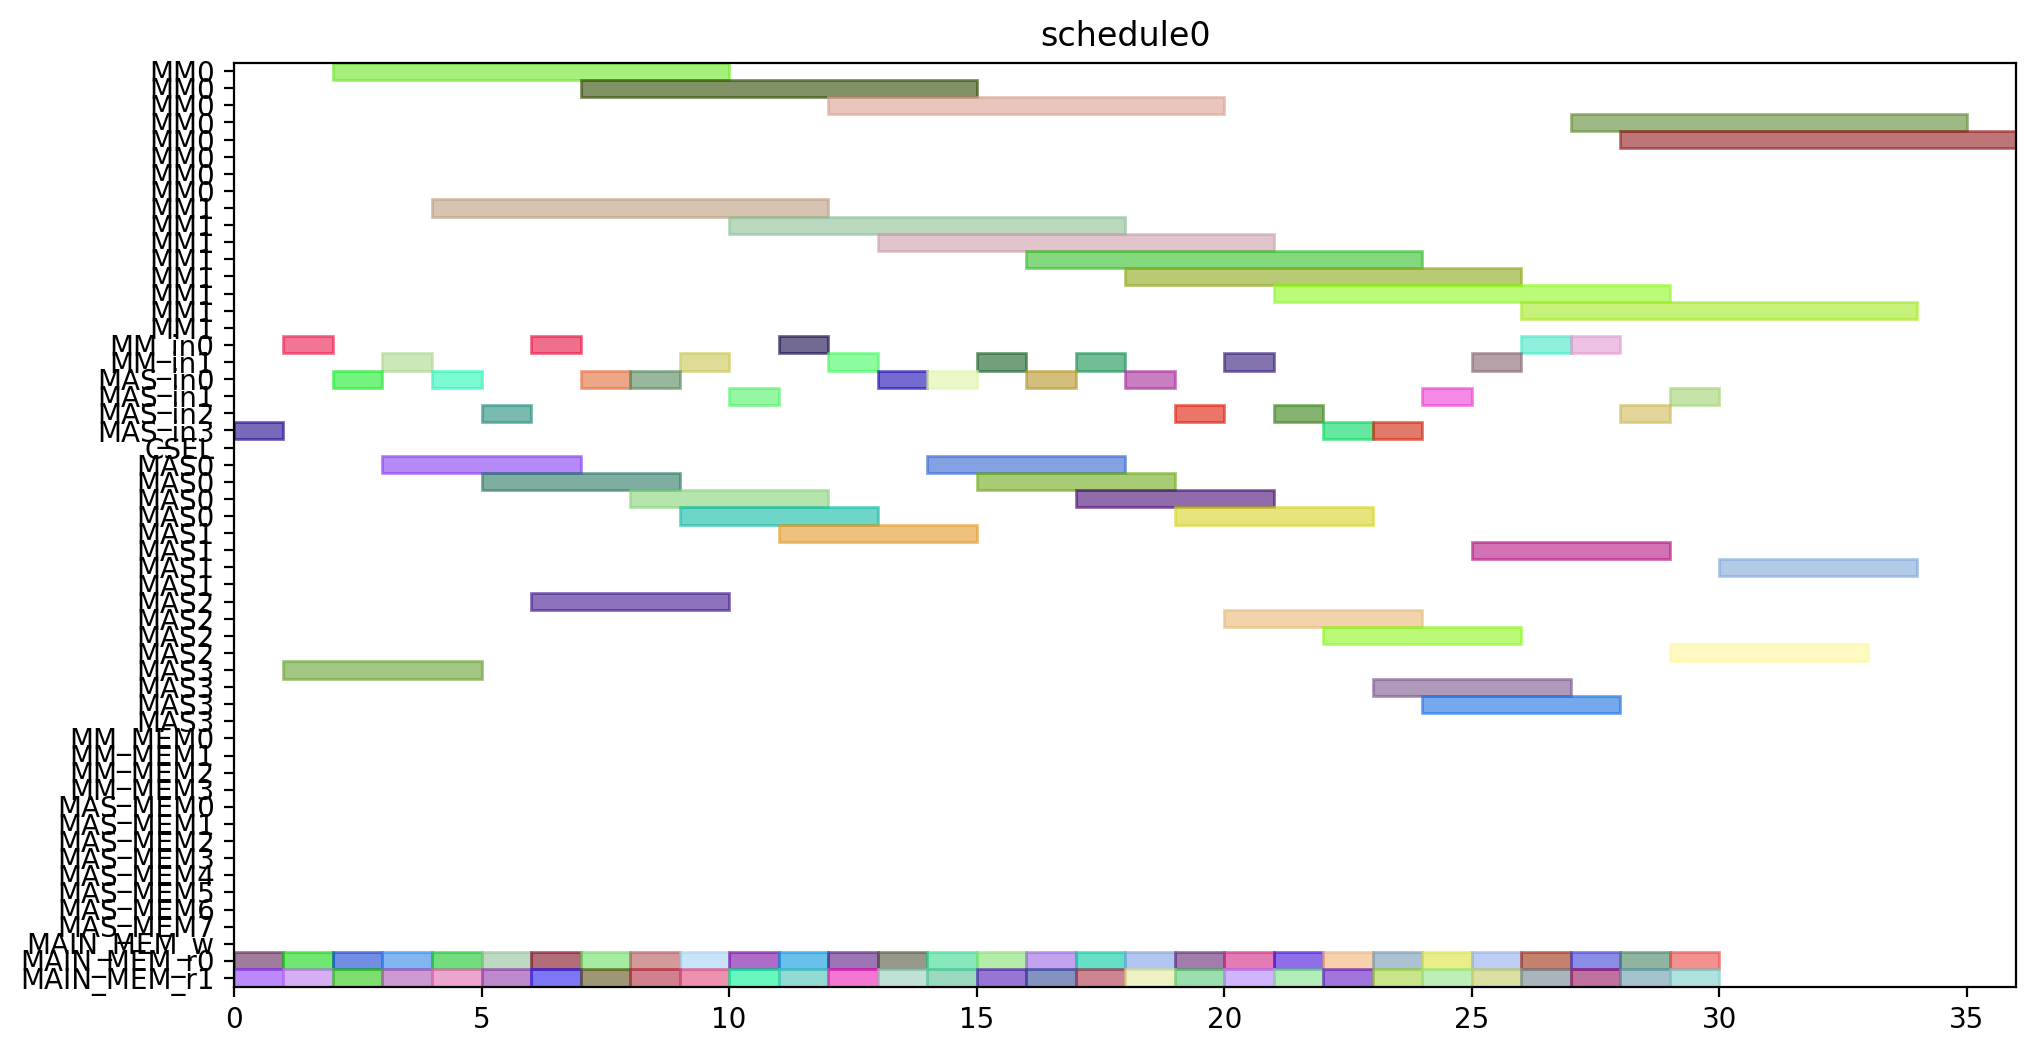

Recreate this plot in Python.
from pyschedule import Scenario, solvers, plotters, alt


def solve():
	horizon = 120
	S = Scenario("schedule0", horizon=horizon)

	# resource
	MM = S.Resources('MM', num=2, size=8)
	MM_in = S.Resources('MM_in', num=2)
	MAS_in = S.Resources('MAS_in', num=4)
	CSEL = S.Resource('CSEL')
	MAS = S.Resources('MAS', num=4, size=4, periods=range(1, horizon))
	MM_MEM = S.Resources('MM_MEM', num=4)
	MAS_MEM = S.Resources('MAS_MEM', num=8)
	MAIN_MEM_w = S.Resource('MAIN_MEM_w', size=1)
	MAIN_MEM_r = S.Resources('MAIN_MEM_r', num=2)

	# result of previous scheduling

	# new tasks
	T1_t0 = S.Task('T1_t0', length=4, delay_cost=1)
	T1_t0 += alt(MAS)
	T1_t0_in = S.Task('T1_t0_in', length=1, delay_cost=1)
	T1_t0_in += alt(MAS_in)
	S += T1_t0_in*MAS_in[0]<=T1_t0*MAS[0]

	S += T1_t0_in*MAS_in[1]<=T1_t0*MAS[1]

	S += T1_t0_in*MAS_in[2]<=T1_t0*MAS[2]

	S += T1_t0_in*MAS_in[3]<=T1_t0*MAS[3]

	T1_t0_mem0 = S.Task('T1_t0_mem0', length=1, delay_cost=1)
	T1_t0_mem0 += MAIN_MEM_r[0]
	S += T1_t0_mem0 <= T1_t0

	T1_t0_mem1 = S.Task('T1_t0_mem1', length=1, delay_cost=1)
	T1_t0_mem1 += MAIN_MEM_r[1]
	S += T1_t0_mem1 <= T1_t0

	T1_t1 = S.Task('T1_t1', length=4, delay_cost=1)
	T1_t1 += alt(MAS)
	T1_t1_in = S.Task('T1_t1_in', length=1, delay_cost=1)
	T1_t1_in += alt(MAS_in)
	S += T1_t1_in*MAS_in[0]<=T1_t1*MAS[0]

	S += T1_t1_in*MAS_in[1]<=T1_t1*MAS[1]

	S += T1_t1_in*MAS_in[2]<=T1_t1*MAS[2]

	S += T1_t1_in*MAS_in[3]<=T1_t1*MAS[3]

	T1_t1_mem0 = S.Task('T1_t1_mem0', length=1, delay_cost=1)
	T1_t1_mem0 += MAIN_MEM_r[0]
	S += T1_t1_mem0 <= T1_t1

	T1_t1_mem1 = S.Task('T1_t1_mem1', length=1, delay_cost=1)
	T1_t1_mem1 += MAIN_MEM_r[1]
	S += T1_t1_mem1 <= T1_t1

	T1_t3 = S.Task('T1_t3', length=8, delay_cost=1)
	T1_t3 += alt(MM)
	T1_t3_in = S.Task('T1_t3_in', length=1, delay_cost=1)
	T1_t3_in += alt(MM_in)
	S += T1_t3_in*MM_in[0]<=T1_t3*MM[0]
	S += T1_t3_in*MM_in[1]<=T1_t3*MM[1]
	T1_t3_mem0 = S.Task('T1_t3_mem0', length=1, delay_cost=1)
	T1_t3_mem0 += MAIN_MEM_r[0]
	S += T1_t3_mem0 <= T1_t3

	T1_t3_mem1 = S.Task('T1_t3_mem1', length=1, delay_cost=1)
	T1_t3_mem1 += MAIN_MEM_r[1]
	S += T1_t3_mem1 <= T1_t3

	T2_t0 = S.Task('T2_t0', length=8, delay_cost=1)
	T2_t0 += alt(MM)
	T2_t0_in = S.Task('T2_t0_in', length=1, delay_cost=1)
	T2_t0_in += alt(MM_in)
	S += T2_t0_in*MM_in[0]<=T2_t0*MM[0]
	S += T2_t0_in*MM_in[1]<=T2_t0*MM[1]
	T2_t0_mem0 = S.Task('T2_t0_mem0', length=1, delay_cost=1)
	T2_t0_mem0 += MAIN_MEM_r[0]
	S += T2_t0_mem0 <= T2_t0

	T2_t0_mem1 = S.Task('T2_t0_mem1', length=1, delay_cost=1)
	T2_t0_mem1 += MAIN_MEM_r[1]
	S += T2_t0_mem1 <= T2_t0

	T2_t1 = S.Task('T2_t1', length=8, delay_cost=1)
	T2_t1 += alt(MM)
	T2_t1_in = S.Task('T2_t1_in', length=1, delay_cost=1)
	T2_t1_in += alt(MM_in)
	S += T2_t1_in*MM_in[0]<=T2_t1*MM[0]
	S += T2_t1_in*MM_in[1]<=T2_t1*MM[1]
	T2_t1_mem0 = S.Task('T2_t1_mem0', length=1, delay_cost=1)
	T2_t1_mem0 += MAIN_MEM_r[0]
	S += T2_t1_mem0 <= T2_t1

	T2_t1_mem1 = S.Task('T2_t1_mem1', length=1, delay_cost=1)
	T2_t1_mem1 += MAIN_MEM_r[1]
	S += T2_t1_mem1 <= T2_t1

	T2_t2 = S.Task('T2_t2', length=4, delay_cost=1)
	T2_t2 += alt(MAS)
	T2_t2_in = S.Task('T2_t2_in', length=1, delay_cost=1)
	T2_t2_in += alt(MAS_in)
	S += T2_t2_in*MAS_in[0]<=T2_t2*MAS[0]

	S += T2_t2_in*MAS_in[1]<=T2_t2*MAS[1]

	S += T2_t2_in*MAS_in[2]<=T2_t2*MAS[2]

	S += T2_t2_in*MAS_in[3]<=T2_t2*MAS[3]

	T2_t2_mem0 = S.Task('T2_t2_mem0', length=1, delay_cost=1)
	T2_t2_mem0 += MAIN_MEM_r[0]
	S += T2_t2_mem0 <= T2_t2

	T2_t2_mem1 = S.Task('T2_t2_mem1', length=1, delay_cost=1)
	T2_t2_mem1 += MAIN_MEM_r[1]
	S += T2_t2_mem1 <= T2_t2

	T2_t3 = S.Task('T2_t3', length=4, delay_cost=1)
	T2_t3 += alt(MAS)
	T2_t3_in = S.Task('T2_t3_in', length=1, delay_cost=1)
	T2_t3_in += alt(MAS_in)
	S += T2_t3_in*MAS_in[0]<=T2_t3*MAS[0]

	S += T2_t3_in*MAS_in[1]<=T2_t3*MAS[1]

	S += T2_t3_in*MAS_in[2]<=T2_t3*MAS[2]

	S += T2_t3_in*MAS_in[3]<=T2_t3*MAS[3]

	T2_t3_mem0 = S.Task('T2_t3_mem0', length=1, delay_cost=1)
	T2_t3_mem0 += MAIN_MEM_r[0]
	S += T2_t3_mem0 <= T2_t3

	T2_t3_mem1 = S.Task('T2_t3_mem1', length=1, delay_cost=1)
	T2_t3_mem1 += MAIN_MEM_r[1]
	S += T2_t3_mem1 <= T2_t3

	T3_t0 = S.Task('T3_t0', length=8, delay_cost=1)
	T3_t0 += alt(MM)
	T3_t0_in = S.Task('T3_t0_in', length=1, delay_cost=1)
	T3_t0_in += alt(MM_in)
	S += T3_t0_in*MM_in[0]<=T3_t0*MM[0]
	S += T3_t0_in*MM_in[1]<=T3_t0*MM[1]
	T3_t0_mem0 = S.Task('T3_t0_mem0', length=1, delay_cost=1)
	T3_t0_mem0 += MAIN_MEM_r[0]
	S += T3_t0_mem0 <= T3_t0

	T3_t0_mem1 = S.Task('T3_t0_mem1', length=1, delay_cost=1)
	T3_t0_mem1 += MAIN_MEM_r[1]
	S += T3_t0_mem1 <= T3_t0

	T3_t1 = S.Task('T3_t1', length=8, delay_cost=1)
	T3_t1 += alt(MM)
	T3_t1_in = S.Task('T3_t1_in', length=1, delay_cost=1)
	T3_t1_in += alt(MM_in)
	S += T3_t1_in*MM_in[0]<=T3_t1*MM[0]
	S += T3_t1_in*MM_in[1]<=T3_t1*MM[1]
	T3_t1_mem0 = S.Task('T3_t1_mem0', length=1, delay_cost=1)
	T3_t1_mem0 += MAIN_MEM_r[0]
	S += T3_t1_mem0 <= T3_t1

	T3_t1_mem1 = S.Task('T3_t1_mem1', length=1, delay_cost=1)
	T3_t1_mem1 += MAIN_MEM_r[1]
	S += T3_t1_mem1 <= T3_t1

	T3_t2 = S.Task('T3_t2', length=4, delay_cost=1)
	T3_t2 += alt(MAS)
	T3_t2_in = S.Task('T3_t2_in', length=1, delay_cost=1)
	T3_t2_in += alt(MAS_in)
	S += T3_t2_in*MAS_in[0]<=T3_t2*MAS[0]

	S += T3_t2_in*MAS_in[1]<=T3_t2*MAS[1]

	S += T3_t2_in*MAS_in[2]<=T3_t2*MAS[2]

	S += T3_t2_in*MAS_in[3]<=T3_t2*MAS[3]

	T3_t2_mem0 = S.Task('T3_t2_mem0', length=1, delay_cost=1)
	T3_t2_mem0 += MAIN_MEM_r[0]
	S += T3_t2_mem0 <= T3_t2

	T3_t2_mem1 = S.Task('T3_t2_mem1', length=1, delay_cost=1)
	T3_t2_mem1 += MAIN_MEM_r[1]
	S += T3_t2_mem1 <= T3_t2

	T3_t3 = S.Task('T3_t3', length=4, delay_cost=1)
	T3_t3 += alt(MAS)
	T3_t3_in = S.Task('T3_t3_in', length=1, delay_cost=1)
	T3_t3_in += alt(MAS_in)
	S += T3_t3_in*MAS_in[0]<=T3_t3*MAS[0]

	S += T3_t3_in*MAS_in[1]<=T3_t3*MAS[1]

	S += T3_t3_in*MAS_in[2]<=T3_t3*MAS[2]

	S += T3_t3_in*MAS_in[3]<=T3_t3*MAS[3]

	T3_t3_mem0 = S.Task('T3_t3_mem0', length=1, delay_cost=1)
	T3_t3_mem0 += MAIN_MEM_r[0]
	S += T3_t3_mem0 <= T3_t3

	T3_t3_mem1 = S.Task('T3_t3_mem1', length=1, delay_cost=1)
	T3_t3_mem1 += MAIN_MEM_r[1]
	S += T3_t3_mem1 <= T3_t3

	T4_t0 = S.Task('T4_t0', length=8, delay_cost=1)
	T4_t0 += alt(MM)
	T4_t0_in = S.Task('T4_t0_in', length=1, delay_cost=1)
	T4_t0_in += alt(MM_in)
	S += T4_t0_in*MM_in[0]<=T4_t0*MM[0]
	S += T4_t0_in*MM_in[1]<=T4_t0*MM[1]
	T4_t0_mem0 = S.Task('T4_t0_mem0', length=1, delay_cost=1)
	T4_t0_mem0 += MAIN_MEM_r[0]
	S += T4_t0_mem0 <= T4_t0

	T4_t0_mem1 = S.Task('T4_t0_mem1', length=1, delay_cost=1)
	T4_t0_mem1 += MAIN_MEM_r[1]
	S += T4_t0_mem1 <= T4_t0

	T4_t1 = S.Task('T4_t1', length=8, delay_cost=1)
	T4_t1 += alt(MM)
	T4_t1_in = S.Task('T4_t1_in', length=1, delay_cost=1)
	T4_t1_in += alt(MM_in)
	S += T4_t1_in*MM_in[0]<=T4_t1*MM[0]
	S += T4_t1_in*MM_in[1]<=T4_t1*MM[1]
	T4_t1_mem0 = S.Task('T4_t1_mem0', length=1, delay_cost=1)
	T4_t1_mem0 += MAIN_MEM_r[0]
	S += T4_t1_mem0 <= T4_t1

	T4_t1_mem1 = S.Task('T4_t1_mem1', length=1, delay_cost=1)
	T4_t1_mem1 += MAIN_MEM_r[1]
	S += T4_t1_mem1 <= T4_t1

	T4_t2 = S.Task('T4_t2', length=4, delay_cost=1)
	T4_t2 += alt(MAS)
	T4_t2_in = S.Task('T4_t2_in', length=1, delay_cost=1)
	T4_t2_in += alt(MAS_in)
	S += T4_t2_in*MAS_in[0]<=T4_t2*MAS[0]

	S += T4_t2_in*MAS_in[1]<=T4_t2*MAS[1]

	S += T4_t2_in*MAS_in[2]<=T4_t2*MAS[2]

	S += T4_t2_in*MAS_in[3]<=T4_t2*MAS[3]

	T4_t2_mem0 = S.Task('T4_t2_mem0', length=1, delay_cost=1)
	T4_t2_mem0 += MAIN_MEM_r[0]
	S += T4_t2_mem0 <= T4_t2

	T4_t2_mem1 = S.Task('T4_t2_mem1', length=1, delay_cost=1)
	T4_t2_mem1 += MAIN_MEM_r[1]
	S += T4_t2_mem1 <= T4_t2

	T4_t3 = S.Task('T4_t3', length=4, delay_cost=1)
	T4_t3 += alt(MAS)
	T4_t3_in = S.Task('T4_t3_in', length=1, delay_cost=1)
	T4_t3_in += alt(MAS_in)
	S += T4_t3_in*MAS_in[0]<=T4_t3*MAS[0]

	S += T4_t3_in*MAS_in[1]<=T4_t3*MAS[1]

	S += T4_t3_in*MAS_in[2]<=T4_t3*MAS[2]

	S += T4_t3_in*MAS_in[3]<=T4_t3*MAS[3]

	T4_t3_mem0 = S.Task('T4_t3_mem0', length=1, delay_cost=1)
	T4_t3_mem0 += MAIN_MEM_r[0]
	S += T4_t3_mem0 <= T4_t3

	T4_t3_mem1 = S.Task('T4_t3_mem1', length=1, delay_cost=1)
	T4_t3_mem1 += MAIN_MEM_r[1]
	S += T4_t3_mem1 <= T4_t3

	T5_t0 = S.Task('T5_t0', length=4, delay_cost=1)
	T5_t0 += alt(MAS)
	T5_t0_in = S.Task('T5_t0_in', length=1, delay_cost=1)
	T5_t0_in += alt(MAS_in)
	S += T5_t0_in*MAS_in[0]<=T5_t0*MAS[0]

	S += T5_t0_in*MAS_in[1]<=T5_t0*MAS[1]

	S += T5_t0_in*MAS_in[2]<=T5_t0*MAS[2]

	S += T5_t0_in*MAS_in[3]<=T5_t0*MAS[3]

	T5_t0_mem0 = S.Task('T5_t0_mem0', length=1, delay_cost=1)
	T5_t0_mem0 += MAIN_MEM_r[0]
	S += T5_t0_mem0 <= T5_t0

	T5_t0_mem1 = S.Task('T5_t0_mem1', length=1, delay_cost=1)
	T5_t0_mem1 += MAIN_MEM_r[1]
	S += T5_t0_mem1 <= T5_t0

	T5_t1 = S.Task('T5_t1', length=4, delay_cost=1)
	T5_t1 += alt(MAS)
	T5_t1_in = S.Task('T5_t1_in', length=1, delay_cost=1)
	T5_t1_in += alt(MAS_in)
	S += T5_t1_in*MAS_in[0]<=T5_t1*MAS[0]

	S += T5_t1_in*MAS_in[1]<=T5_t1*MAS[1]

	S += T5_t1_in*MAS_in[2]<=T5_t1*MAS[2]

	S += T5_t1_in*MAS_in[3]<=T5_t1*MAS[3]

	T5_t1_mem0 = S.Task('T5_t1_mem0', length=1, delay_cost=1)
	T5_t1_mem0 += MAIN_MEM_r[0]
	S += T5_t1_mem0 <= T5_t1

	T5_t1_mem1 = S.Task('T5_t1_mem1', length=1, delay_cost=1)
	T5_t1_mem1 += MAIN_MEM_r[1]
	S += T5_t1_mem1 <= T5_t1

	T5_t3 = S.Task('T5_t3', length=8, delay_cost=1)
	T5_t3 += alt(MM)
	T5_t3_in = S.Task('T5_t3_in', length=1, delay_cost=1)
	T5_t3_in += alt(MM_in)
	S += T5_t3_in*MM_in[0]<=T5_t3*MM[0]
	S += T5_t3_in*MM_in[1]<=T5_t3*MM[1]
	T5_t3_mem0 = S.Task('T5_t3_mem0', length=1, delay_cost=1)
	T5_t3_mem0 += MAIN_MEM_r[0]
	S += T5_t3_mem0 <= T5_t3

	T5_t3_mem1 = S.Task('T5_t3_mem1', length=1, delay_cost=1)
	T5_t3_mem1 += MAIN_MEM_r[1]
	S += T5_t3_mem1 <= T5_t3

	T6_t0 = S.Task('T6_t0', length=8, delay_cost=1)
	T6_t0 += alt(MM)
	T6_t0_in = S.Task('T6_t0_in', length=1, delay_cost=1)
	T6_t0_in += alt(MM_in)
	S += T6_t0_in*MM_in[0]<=T6_t0*MM[0]
	S += T6_t0_in*MM_in[1]<=T6_t0*MM[1]
	T6_t0_mem0 = S.Task('T6_t0_mem0', length=1, delay_cost=1)
	T6_t0_mem0 += MAIN_MEM_r[0]
	S += T6_t0_mem0 <= T6_t0

	T6_t0_mem1 = S.Task('T6_t0_mem1', length=1, delay_cost=1)
	T6_t0_mem1 += MAIN_MEM_r[1]
	S += T6_t0_mem1 <= T6_t0

	T6_t1 = S.Task('T6_t1', length=8, delay_cost=1)
	T6_t1 += alt(MM)
	T6_t1_in = S.Task('T6_t1_in', length=1, delay_cost=1)
	T6_t1_in += alt(MM_in)
	S += T6_t1_in*MM_in[0]<=T6_t1*MM[0]
	S += T6_t1_in*MM_in[1]<=T6_t1*MM[1]
	T6_t1_mem0 = S.Task('T6_t1_mem0', length=1, delay_cost=1)
	T6_t1_mem0 += MAIN_MEM_r[0]
	S += T6_t1_mem0 <= T6_t1

	T6_t1_mem1 = S.Task('T6_t1_mem1', length=1, delay_cost=1)
	T6_t1_mem1 += MAIN_MEM_r[1]
	S += T6_t1_mem1 <= T6_t1

	T6_t2 = S.Task('T6_t2', length=4, delay_cost=1)
	T6_t2 += alt(MAS)
	T6_t2_in = S.Task('T6_t2_in', length=1, delay_cost=1)
	T6_t2_in += alt(MAS_in)
	S += T6_t2_in*MAS_in[0]<=T6_t2*MAS[0]

	S += T6_t2_in*MAS_in[1]<=T6_t2*MAS[1]

	S += T6_t2_in*MAS_in[2]<=T6_t2*MAS[2]

	S += T6_t2_in*MAS_in[3]<=T6_t2*MAS[3]

	T6_t2_mem0 = S.Task('T6_t2_mem0', length=1, delay_cost=1)
	T6_t2_mem0 += MAIN_MEM_r[0]
	S += T6_t2_mem0 <= T6_t2

	T6_t2_mem1 = S.Task('T6_t2_mem1', length=1, delay_cost=1)
	T6_t2_mem1 += MAIN_MEM_r[1]
	S += T6_t2_mem1 <= T6_t2

	T6_t3 = S.Task('T6_t3', length=4, delay_cost=1)
	T6_t3 += alt(MAS)
	T6_t3_in = S.Task('T6_t3_in', length=1, delay_cost=1)
	T6_t3_in += alt(MAS_in)
	S += T6_t3_in*MAS_in[0]<=T6_t3*MAS[0]

	S += T6_t3_in*MAS_in[1]<=T6_t3*MAS[1]

	S += T6_t3_in*MAS_in[2]<=T6_t3*MAS[2]

	S += T6_t3_in*MAS_in[3]<=T6_t3*MAS[3]

	T6_t3_mem0 = S.Task('T6_t3_mem0', length=1, delay_cost=1)
	T6_t3_mem0 += MAIN_MEM_r[0]
	S += T6_t3_mem0 <= T6_t3

	T6_t3_mem1 = S.Task('T6_t3_mem1', length=1, delay_cost=1)
	T6_t3_mem1 += MAIN_MEM_r[1]
	S += T6_t3_mem1 <= T6_t3

	T7_t0 = S.Task('T7_t0', length=8, delay_cost=1)
	T7_t0 += alt(MM)
	T7_t0_in = S.Task('T7_t0_in', length=1, delay_cost=1)
	T7_t0_in += alt(MM_in)
	S += T7_t0_in*MM_in[0]<=T7_t0*MM[0]
	S += T7_t0_in*MM_in[1]<=T7_t0*MM[1]
	T7_t0_mem0 = S.Task('T7_t0_mem0', length=1, delay_cost=1)
	T7_t0_mem0 += MAIN_MEM_r[0]
	S += T7_t0_mem0 <= T7_t0

	T7_t0_mem1 = S.Task('T7_t0_mem1', length=1, delay_cost=1)
	T7_t0_mem1 += MAIN_MEM_r[1]
	S += T7_t0_mem1 <= T7_t0

	T7_t1 = S.Task('T7_t1', length=8, delay_cost=1)
	T7_t1 += alt(MM)
	T7_t1_in = S.Task('T7_t1_in', length=1, delay_cost=1)
	T7_t1_in += alt(MM_in)
	S += T7_t1_in*MM_in[0]<=T7_t1*MM[0]
	S += T7_t1_in*MM_in[1]<=T7_t1*MM[1]
	T7_t1_mem0 = S.Task('T7_t1_mem0', length=1, delay_cost=1)
	T7_t1_mem0 += MAIN_MEM_r[0]
	S += T7_t1_mem0 <= T7_t1

	T7_t1_mem1 = S.Task('T7_t1_mem1', length=1, delay_cost=1)
	T7_t1_mem1 += MAIN_MEM_r[1]
	S += T7_t1_mem1 <= T7_t1

	T7_t2 = S.Task('T7_t2', length=4, delay_cost=1)
	T7_t2 += alt(MAS)
	T7_t2_in = S.Task('T7_t2_in', length=1, delay_cost=1)
	T7_t2_in += alt(MAS_in)
	S += T7_t2_in*MAS_in[0]<=T7_t2*MAS[0]

	S += T7_t2_in*MAS_in[1]<=T7_t2*MAS[1]

	S += T7_t2_in*MAS_in[2]<=T7_t2*MAS[2]

	S += T7_t2_in*MAS_in[3]<=T7_t2*MAS[3]

	T7_t2_mem0 = S.Task('T7_t2_mem0', length=1, delay_cost=1)
	T7_t2_mem0 += MAIN_MEM_r[0]
	S += T7_t2_mem0 <= T7_t2

	T7_t2_mem1 = S.Task('T7_t2_mem1', length=1, delay_cost=1)
	T7_t2_mem1 += MAIN_MEM_r[1]
	S += T7_t2_mem1 <= T7_t2

	T7_t3 = S.Task('T7_t3', length=4, delay_cost=1)
	T7_t3 += alt(MAS)
	T7_t3_in = S.Task('T7_t3_in', length=1, delay_cost=1)
	T7_t3_in += alt(MAS_in)
	S += T7_t3_in*MAS_in[0]<=T7_t3*MAS[0]

	S += T7_t3_in*MAS_in[1]<=T7_t3*MAS[1]

	S += T7_t3_in*MAS_in[2]<=T7_t3*MAS[2]

	S += T7_t3_in*MAS_in[3]<=T7_t3*MAS[3]

	T7_t3_mem0 = S.Task('T7_t3_mem0', length=1, delay_cost=1)
	T7_t3_mem0 += MAIN_MEM_r[0]
	S += T7_t3_mem0 <= T7_t3

	T7_t3_mem1 = S.Task('T7_t3_mem1', length=1, delay_cost=1)
	T7_t3_mem1 += MAIN_MEM_r[1]
	S += T7_t3_mem1 <= T7_t3

	T8_t2 = S.Task('T8_t2', length=4, delay_cost=1)
	T8_t2 += alt(MAS)
	T8_t2_in = S.Task('T8_t2_in', length=1, delay_cost=1)
	T8_t2_in += alt(MAS_in)
	S += T8_t2_in*MAS_in[0]<=T8_t2*MAS[0]

	S += T8_t2_in*MAS_in[1]<=T8_t2*MAS[1]

	S += T8_t2_in*MAS_in[2]<=T8_t2*MAS[2]

	S += T8_t2_in*MAS_in[3]<=T8_t2*MAS[3]

	T8_t2_mem0 = S.Task('T8_t2_mem0', length=1, delay_cost=1)
	T8_t2_mem0 += MAIN_MEM_r[0]
	S += T8_t2_mem0 <= T8_t2

	T8_t2_mem1 = S.Task('T8_t2_mem1', length=1, delay_cost=1)
	T8_t2_mem1 += MAIN_MEM_r[1]
	S += T8_t2_mem1 <= T8_t2

	T9_t2 = S.Task('T9_t2', length=4, delay_cost=1)
	T9_t2 += alt(MAS)
	T9_t2_in = S.Task('T9_t2_in', length=1, delay_cost=1)
	T9_t2_in += alt(MAS_in)
	S += T9_t2_in*MAS_in[0]<=T9_t2*MAS[0]

	S += T9_t2_in*MAS_in[1]<=T9_t2*MAS[1]

	S += T9_t2_in*MAS_in[2]<=T9_t2*MAS[2]

	S += T9_t2_in*MAS_in[3]<=T9_t2*MAS[3]

	T9_t2_mem0 = S.Task('T9_t2_mem0', length=1, delay_cost=1)
	T9_t2_mem0 += MAIN_MEM_r[0]
	S += T9_t2_mem0 <= T9_t2

	T9_t2_mem1 = S.Task('T9_t2_mem1', length=1, delay_cost=1)
	T9_t2_mem1 += MAIN_MEM_r[1]
	S += T9_t2_mem1 <= T9_t2

	T10_t2 = S.Task('T10_t2', length=4, delay_cost=1)
	T10_t2 += alt(MAS)
	T10_t2_in = S.Task('T10_t2_in', length=1, delay_cost=1)
	T10_t2_in += alt(MAS_in)
	S += T10_t2_in*MAS_in[0]<=T10_t2*MAS[0]

	S += T10_t2_in*MAS_in[1]<=T10_t2*MAS[1]

	S += T10_t2_in*MAS_in[2]<=T10_t2*MAS[2]

	S += T10_t2_in*MAS_in[3]<=T10_t2*MAS[3]

	T10_t2_mem0 = S.Task('T10_t2_mem0', length=1, delay_cost=1)
	T10_t2_mem0 += MAIN_MEM_r[0]
	S += T10_t2_mem0 <= T10_t2

	T10_t2_mem1 = S.Task('T10_t2_mem1', length=1, delay_cost=1)
	T10_t2_mem1 += MAIN_MEM_r[1]
	S += T10_t2_mem1 <= T10_t2

	T11_t2 = S.Task('T11_t2', length=4, delay_cost=1)
	T11_t2 += alt(MAS)
	T11_t2_in = S.Task('T11_t2_in', length=1, delay_cost=1)
	T11_t2_in += alt(MAS_in)
	S += T11_t2_in*MAS_in[0]<=T11_t2*MAS[0]

	S += T11_t2_in*MAS_in[1]<=T11_t2*MAS[1]

	S += T11_t2_in*MAS_in[2]<=T11_t2*MAS[2]

	S += T11_t2_in*MAS_in[3]<=T11_t2*MAS[3]

	T11_t2_mem0 = S.Task('T11_t2_mem0', length=1, delay_cost=1)
	T11_t2_mem0 += MAIN_MEM_r[0]
	S += T11_t2_mem0 <= T11_t2

	T11_t2_mem1 = S.Task('T11_t2_mem1', length=1, delay_cost=1)
	T11_t2_mem1 += MAIN_MEM_r[1]
	S += T11_t2_mem1 <= T11_t2

	solvers.mip.solve(S,msg=1,kind='CPLEX',ratio_gap=1.01)

	solution = [['hoge']*len(S.solution()[1]) for i in range(len(S.solution()))]
	for i in range(len(S.solution())):
		for j in range(len(S.solution()[i])):
			solution[i][j]=str(S.solution()[i][j])
	print(solution)

	cycles = int(solution[-1][3])

	pic_file_name = "/mnt/rose/usr1/fukuda/ABE/multiRAM_multiMAS_16mux/scheduling_result/stage8MM2_stage4MAS4/EP2_LADDERMUL/schedule0.png"
	if(S.solution() != []):
		plotters.matplotlib.plot(S,img_filename=pic_file_name, show_task_labels=False, fig_size=(cycles*0.25+3, 6))

	return solution
